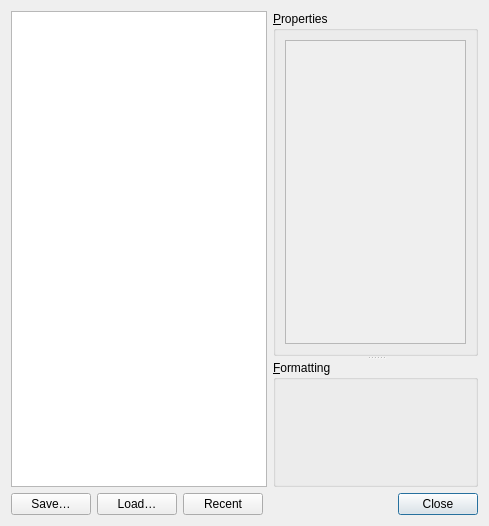
<?xml version="1.0" encoding="UTF-8"?>
<ui version="4.0">
 <class>StylesheetDialog</class>
 <widget class="QDialog" name="StylesheetDialog">
  <property name="geometry">
   <rect>
    <x>0</x>
    <y>0</y>
    <width>489</width>
    <height>526</height>
   </rect>
  </property>
  <property name="windowTitle">
   <string>Default styles - Veusz</string>
  </property>
  <layout class="QVBoxLayout" name="verticalLayout_2">
   <item>
    <layout class="QHBoxLayout" name="horizontalLayout">
     <item>
      <widget class="QListWidget" name="stylesListWidget">
       <property name="sizePolicy">
        <sizepolicy hsizetype="Minimum" vsizetype="Expanding">
         <horstretch>1</horstretch>
         <verstretch>0</verstretch>
        </sizepolicy>
       </property>
      </widget>
     </item>
     <item>
      <widget class="QSplitter" name="vsplitter">
       <property name="sizePolicy">
        <sizepolicy hsizetype="Expanding" vsizetype="Expanding">
         <horstretch>2</horstretch>
         <verstretch>0</verstretch>
        </sizepolicy>
       </property>
       <property name="orientation">
        <enum>Qt::Vertical</enum>
       </property>
       <widget class="QGroupBox" name="propertiesGroup">
        <property name="sizePolicy">
         <sizepolicy hsizetype="Expanding" vsizetype="Preferred">
          <horstretch>0</horstretch>
          <verstretch>0</verstretch>
         </sizepolicy>
        </property>
        <property name="title">
         <string>&amp;Properties</string>
        </property>
        <layout class="QVBoxLayout" name="verticalLayout">
         <item>
          <widget class="QScrollArea" name="propertiesScrollArea">
           <property name="widgetResizable">
            <bool>true</bool>
           </property>
           <widget class="QWidget" name="scrollAreaWidgetContents">
            <property name="geometry">
             <rect>
              <x>0</x>
              <y>0</y>
              <width>195</width>
              <height>301</height>
             </rect>
            </property>
           </widget>
          </widget>
         </item>
        </layout>
       </widget>
       <widget class="QGroupBox" name="formattingGroup">
        <property name="sizePolicy">
         <sizepolicy hsizetype="Expanding" vsizetype="Expanding">
          <horstretch>0</horstretch>
          <verstretch>0</verstretch>
         </sizepolicy>
        </property>
        <property name="title">
         <string>&amp;Formatting</string>
        </property>
        <layout class="QVBoxLayout" name="verticalLayout_3"/>
       </widget>
      </widget>
     </item>
    </layout>
   </item>
   <item>
    <layout class="QHBoxLayout" name="horizontalLayout_2">
     <item>
      <widget class="QPushButton" name="saveButton">
       <property name="toolTip">
        <string>Save definitions to a vsz script file</string>
       </property>
       <property name="text">
        <string>Save…</string>
       </property>
       <property name="autoDefault">
        <bool>false</bool>
       </property>
      </widget>
     </item>
     <item>
      <widget class="QPushButton" name="loadButton">
       <property name="toolTip">
        <string>Load definitions from a vsz script file</string>
       </property>
       <property name="text">
        <string>Load…</string>
       </property>
       <property name="autoDefault">
        <bool>false</bool>
       </property>
      </widget>
     </item>
     <item>
      <widget class="RecentFilesButton" name="recentButton">
       <property name="text">
        <string>Recent</string>
       </property>
       <property name="autoDefault">
        <bool>false</bool>
       </property>
      </widget>
     </item>
     <item>
      <spacer name="horizontalSpacer">
       <property name="orientation">
        <enum>Qt::Horizontal</enum>
       </property>
       <property name="sizeHint" stdset="0">
        <size>
         <width>40</width>
         <height>20</height>
        </size>
       </property>
      </spacer>
     </item>
     <item>
      <widget class="QDialogButtonBox" name="buttonBox">
       <property name="orientation">
        <enum>Qt::Horizontal</enum>
       </property>
       <property name="standardButtons">
        <set>QDialogButtonBox::Close</set>
       </property>
      </widget>
     </item>
    </layout>
   </item>
  </layout>
 </widget>
 <customwidgets>
  <customwidget>
   <class>RecentFilesButton</class>
   <extends>QPushButton</extends>
   <header>recentfilesbutton.h</header>
  </customwidget>
 </customwidgets>
 <resources/>
 <connections>
  <connection>
   <sender>buttonBox</sender>
   <signal>accepted()</signal>
   <receiver>StylesheetDialog</receiver>
   <slot>accept()</slot>
   <hints>
    <hint type="sourcelabel">
     <x>248</x>
     <y>254</y>
    </hint>
    <hint type="destinationlabel">
     <x>157</x>
     <y>274</y>
    </hint>
   </hints>
  </connection>
  <connection>
   <sender>buttonBox</sender>
   <signal>rejected()</signal>
   <receiver>StylesheetDialog</receiver>
   <slot>reject()</slot>
   <hints>
    <hint type="sourcelabel">
     <x>316</x>
     <y>260</y>
    </hint>
    <hint type="destinationlabel">
     <x>286</x>
     <y>274</y>
    </hint>
   </hints>
  </connection>
 </connections>
</ui>
